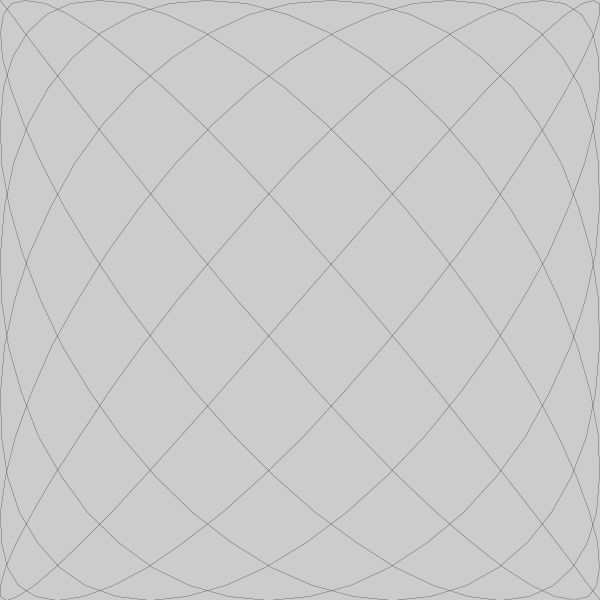
Frame 1 (no input)
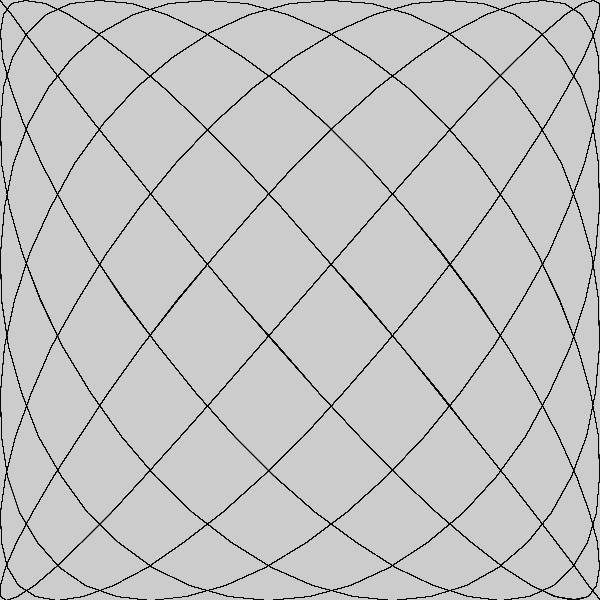
Frame 60 (the mouse pressed at the canvas centre just before this capture)
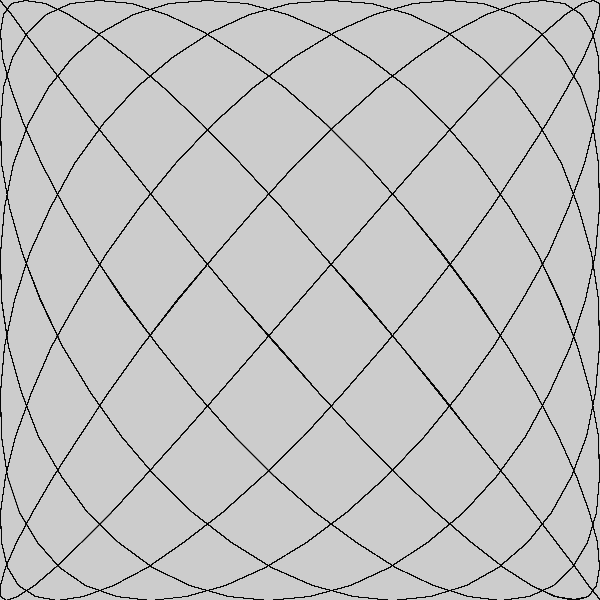
Frame 120 (the mouse held since frame 60 and released just before this capture)

The Processing sketch that drew these frames (run headless with seeded random() and noise(); from frame 60 on, the mouse is pressed at the canvas centre):

// Processing sketch: lisajouscurves_wenhao_liao
// ── lisajouscurves_wenhao_liao.pde
/*
 *@author:wenhao liao @CWID:10406242;
*/
void setup() {
  size(600,600);
  strokeWeight(0);
}

float x = 0, y = 0, t = 0;

void draw() {
  translate(width/2, height/2);
  scale(-width/2, -height/2);
  final float dx = 2*PI / width;
  float t0 = 0,  x0 = cos(13*t0), y0 = cos(15*t0);
  for (float t = 0; t < 2*PI; t += dx) {
    float x = cos(13*t), y = cos(15*t);
    line(x0,y0,x,y);
    x0 = x;
    y0 = y;
  }
    
}
